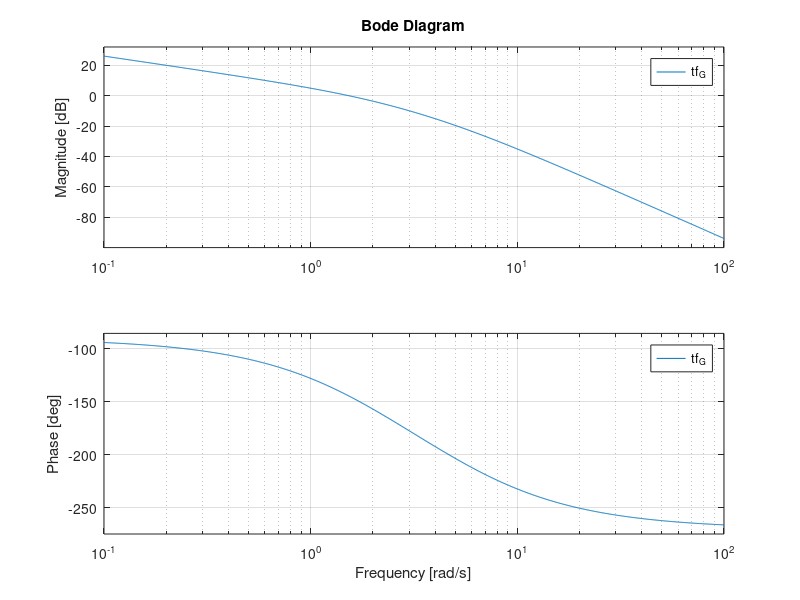

Recreate this plot in MATLAB. (Note: this script raises an error after producing the figure.)
close all

%% System 1

s=tf('s');
tf_G = 20/(s*(s+2)*(s+5));
figure
bode(tf_G)

figure
n = nyquistplot(tf_G);
setoptions(n,'ShowFullContour', 'off')
grid on

%% P1 - Question 01

% Actuator 1 - Dead zone

A = linspace(0,5,1000);

for i=1:length(A)
    N_A_actuator1(i) = 2-(4/pi)*(asin(1/(2*A(i))) + (1/(2*A(i)))*sqrt(1-1/(4*A(i)^2)));
end

inv_N_A_actuator1 = -1./N_A_actuator1;

figure (1)
plot(A, N_A_actuator1)


% Actuator 2 - Saturation with Dead zone

for i=1:length(A)
    N_A_actuator2(i) = 4/(pi*A(i))*sqrt(1-1/A(i)^2);
end

inv_N_A_actuator2 = -1./N_A_actuator2;

figure (2)
plot(A, N_A_actuator2)


% Actuator 3 - Histeresis relay

for i=1:length(A)
    N_A_actuator3(i) = 2/(pi*A(i))*exp(-1i*asin(2/A(i)));
end

inv_N_A_actuator3 = -1./N_A_actuator3;

figure (3)
plot(A, N_A_actuator3)

% Nyquist plot
figure (4)
n = nyquistplot(tf_G);
setoptions(n,'ShowFullContour', 'off')
hold on
plot( real(inv_N_A_actuator1) , imag(inv_N_A_actuator1), LineWidth=2)
plot( real(inv_N_A_actuator2) , imag(inv_N_A_actuator2), LineWidth=2)
plot( real(inv_N_A_actuator3) , imag(inv_N_A_actuator3), LineWidth=2)
legend('System 1', 'Actuator 1', 'Actuator 2', 'Actuator 3')
axis([-1.5 -0.5 -5 10])
hold off

%% P1 - Question 02

% Popov Criteria

% Define the frequency range
omega = logspace(-3, 4, 100000);  % Frequency range (logarithmic scale)

% Define the transfer function G(jw)
Gjw = 20 ./ (-1j * omega.^3 - 7 * omega.^2 + 1j * 10 * omega);  % Transfer function G(jw)

% Real and Imaginary parts of G(jw)
X = real(Gjw);
Y = imag(Gjw).*omega;

% Plot Imag(Gjw)*w x Real(Gjw)
figure;
plot(X, Y, 'LineWidth',2);
axis([min(X)/2 max(X)/2 min(Y)/2+0.5 max(Y)/2+0.5]);
grid on;
title('System G(j \omega)');
xlabel('Re(G(j\omega))');
ylabel('Im(G(j\omega)) \cdot \omega');

% Define q values - slope of Popov line (1/q)
q_values = linspace(0,1,20); % Example slopes for Popov line
K_max_values = zeros(size(q_values)); % Store max K for each lambda

% Loop through each slope q
for i = 1:length(q_values)
    q = q_values(i);
    
    % Possible gains
    K_range = linspace(0, 4, 100); % Range of K to test
    valid_K = 0; % Store the largest gain
    
    % Evaluate the Popov inequality
    for K = K_range
        Popov_inequality = X - q * Y + 1/K;
        
        % Check if the inequality is satisfied for all frequencies
        if all(Popov_inequality > 0)
            valid_K = K;
        else
            break
        end
    end
    
    % Store the largest valid K for this slope
    K_max_values(i) = valid_K;
end


cmap = jet(length(K_max_values)); % Create a colormap based on the number of K_max_values

% Loop through each K in K_max_values
legend_entries = cell(1,size(K_max_values,2));
legend_entries{1} = sprintf('System G');

figure
plot(X, Y, 'LineWidth',2);
hold on
for i = 1:length(K_max_values)
    K = K_max_values(i);  % Get the current K value
    q = q_values(i);
    
    % Normalize K to map to the colormap
    normalized_K = (K - min(K_max_values)) / (max(K_max_values) - min(K_max_values));  % Normalize K for colormap
    
    % Calculate the Popov line
    line = (X + 1 / K) ./ q;
    
    % Plot the line with color corresponding to K
    plot(X, line, 'LineWidth', 0.5, 'Color', cmap(round(normalized_K * (length(K_max_values) - 1)) + 1, :));  % Color varies with K

    % Add a legend entry for the current K value
    legend_entries{i+1} = sprintf('K = %.3f, q = %.3f', K, q);
end

% Add the legend with all entries
legend(legend_entries, 'Location', 'Best');

% Axis properties
axis([min(X)/2 max(X)/2 min(Y)/2+0.5 max(Y)/2+0.5]);
grid on;
xlabel('Re(G(j\omega))');
ylabel('Im(G(j\omega)) \cdot \omega');
hold off;

% Plot effect of q on Maximum Gain K
figure;
plot(q_values, K_max_values, '-o', 'LineWidth', 2);
xlabel('q');
ylabel('Maximum K');
title('Effect of q on maximum K');
grid on;

% Plot K max line
[k_max, idx] = max(K_max_values);
line = (X + 1 / k_max) ./ q_values(idx);

figure
plot(X, Y, 'LineWidth',2);
hold on
plot(X, line, 'LineWidth', 1);
plot(-1/k_max, 0, 'bo')
hold off
legend('System G', 'Popov Line', sprintf('K = %.3f, q = %.3f', k_max, q_values(idx)))
axis([min(X)/2 max(X)/2 min(Y)/2+0.5 max(Y)/2+0.5]);
grid on;
xlabel('Re(G(j\omega))');
ylabel('Im(G(j\omega)) \cdot \omega');

% Conclusions
fprintf('P1 - Question 02\n')
fprintf('Popov Criteria\n');
fprintf('Interval K - [0, %.3f]\n', max(K_max_values));

%% P2 - Question 01


%% P2 - Question 02


%% P2 - Question 03

% --------- Specific case
% Control law 
Phi = 1.5;
eta = 1;
rho = 0.1;
K = [0.25 0.25 -1];

% Intervalo de Simulação
interval = [0 8];
x0 = [2 2 2 0];

% Solver ODE45
[t, y] = ode45(@(t, x) SystemProblem02(t, x, @(x) ControlLawSlidingSurface(x, Phi, eta, rho, K)), interval, x0);

s = zeros(size(y,1),1);
for i=1:size(y,1)
    s(i) = y(i,1)+y(i,2)+y(i,3);
end

% Plot results
figure;
subplot(3, 1, 1);
plot(t, y(:, 1:3));
xlabel('Time (s)');
ylabel('States');
legend('x_1', 'x_2', 'x_3');

subplot(3, 1, 2);
plot(t, y(:, 4)); % Plota a ação de controle
xlabel('Time (s)');
ylabel('Control Action');

subplot(3, 1, 3);
plot(t, s); % Plota a ação de controle
xlabel('Time (s)');
ylabel('Sliding surface (s)');


% --------- Changing the value of Phi
% Control law 
Phi_values = [0.1 1 2 4];

figure

% Preallocate legend entries for each subplot
legend_entries = cell(1, length(Phi_values));

% Create subplots
subplot(3, 1, 1);
hold on;

subplot(3, 1, 2);
hold on;

subplot(3, 1, 3);
hold on;


for i = 1:length(Phi_values)
    Phi = Phi_values(i);
    eta = 0.1;
    rho = 0.1;
    K = [0.25 0.25 -1];
    
    % Intervalo de Simulação
    interval = [0 8];
    x0 = [2 2 2 0];
    
    % Solver ODE45
    [t, y] = ode45(@(t, x) SystemProblem02(t, x, @(x) ControlLawSlidingSurface(x, Phi, eta, rho, K)), interval, x0);
    
    s = zeros(size(y,1),1);
    for j = 1:size(y,1)
        s(j) = y(j,1) + y(j,2) + y(j,3);
    end
    
    % Plot x_2
    subplot(3, 1, 1);
    plot(t, y(:, 2));
    
    % Plot control action
    subplot(3, 1, 2);
    plot(t, y(:, 4));
    
    subplot(3, 1, 3);
    plot(t, s);

    % Update legend entries
    legend_entries{i} = sprintf('\\Phi = %.1f', Phi); % Use LaTeX for Φ
end

subplot(3, 1, 1);
legend(legend_entries, 'Location', 'Best');
xlabel('Time (s)');
ylabel('State x_2');
grid on;

subplot(3, 1, 2);
legend(legend_entries, 'Location', 'Best');
xlabel('Time (s)');
ylabel('Control Action');
grid on;

subplot(3, 1, 3);
legend(legend_entries, 'Location', 'Best');
xlabel('Time (s)');
ylabel('Sliding surface (s)');
grid on;

hold off;

% --------- Changing the value of Eta
% Control law 
eta_values = [0.1 0.5 1 1.5];

figure

% Preallocate legend entries for each subplot
legend_entries = cell(1, length(Phi_values));

% Create subplots
subplot(3, 1, 1);
hold on;

subplot(3, 1, 2);
hold on;

subplot(3, 1, 3);
hold on;


for i = 1:length(eta_values)
    eta = eta_values(i);
    Phi = 1;
    rho = 0.1;
    K = [0.25 0.25 -1];
    
    % Intervalo de Simulação
    interval = [0 8];
    x0 = [2 2 2 0];
    
    % Solver ODE45
    [t, y] = ode45(@(t, x) SystemProblem02(t, x, @(x) ControlLawSlidingSurface(x, Phi, eta, rho, K)), interval, x0);
    
    s = zeros(size(y,1),1);
    for j = 1:size(y,1)
        s(j) = y(j,1) + y(j,2) + y(j,3);
    end
    
    % Plot x_2
    subplot(3, 1, 1);
    plot(t, y(:, 2));
    
    % Plot control action
    subplot(3, 1, 2);
    plot(t, y(:, 4));
    
    subplot(3, 1, 3);
    plot(t, s);

    % Update legend entries
    legend_entries{i} = sprintf('\\eta = %.1f', eta);
end

subplot(3, 1, 1);
legend(legend_entries, 'Location', 'Best');
xlabel('Time (s)');
ylabel('State x_2');
grid on;

subplot(3, 1, 2);
legend(legend_entries, 'Location', 'Best');
xlabel('Time (s)');
ylabel('Control Action');
grid on;

subplot(3, 1, 3);
legend(legend_entries, 'Location', 'Best');
xlabel('Time (s)');
ylabel('Sliding surface (s)');
grid on;

hold off;


